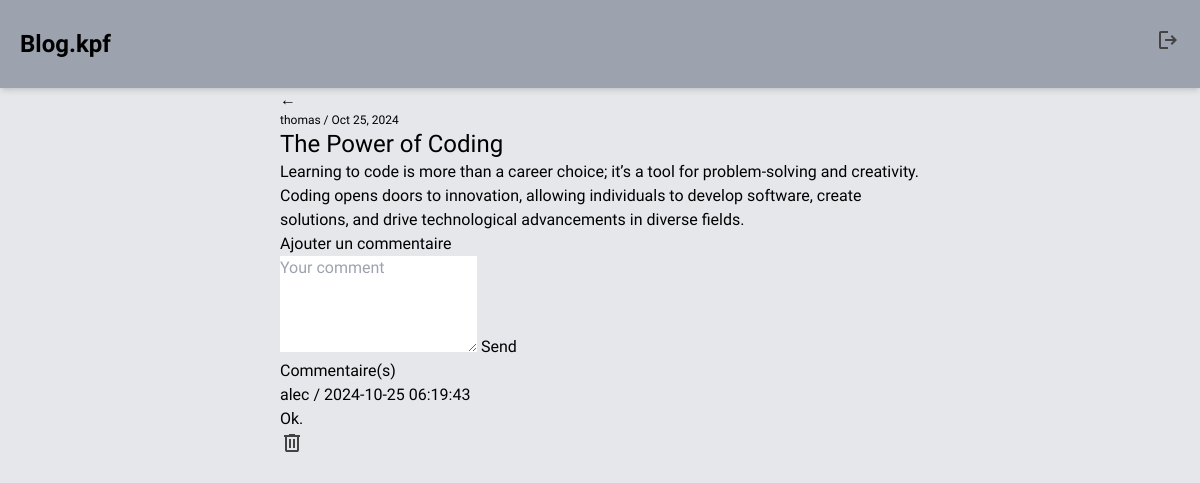
/article.php?id=31 (signed in), run on the app's committed database.
### tables this page shows
CREATE TABLE IF NOT EXISTS `article` (
  `id_article` int NOT NULL AUTO_INCREMENT,
  `titre` varchar(255) NOT NULL,
  `description` text NOT NULL,
  `date_article` timestamp NULL DEFAULT CURRENT_TIMESTAMP,
  `id_utilisateur` int DEFAULT NULL,
  PRIMARY KEY (`id_article`),
  KEY `id_utilisateur` (`id_utilisateur`)
);

CREATE TABLE IF NOT EXISTS `utilisateur` (
  `id_utilisateur` int NOT NULL AUTO_INCREMENT,
  `email` varchar(255) NOT NULL,
  `mdp` varchar(255) NOT NULL,
  `pseudo` varchar(100) NOT NULL,
  `admin` tinyint(1) DEFAULT '0',
  PRIMARY KEY (`id_utilisateur`),
  UNIQUE KEY `email` (`email`(191))
);

CREATE TABLE IF NOT EXISTS `commentaire` (
  `id_commentaire` int NOT NULL AUTO_INCREMENT,
  `contenu` text NOT NULL,
  `date` timestamp NULL DEFAULT CURRENT_TIMESTAMP,
  `id_article` int DEFAULT NULL,
  `pseudo` varchar(100) NOT NULL,
  `id_utilisateur` int DEFAULT NULL,
  PRIMARY KEY (`id_commentaire`),
  KEY `id_article` (`id_article`),
  KEY `id_utilisateur` (`id_utilisateur`)
);

### src/article.php (the view, shortened to what this page needs)
<?php
require_once('header.php');
$id = isset($_GET['id']) ? (int)$_GET['id'] : 0;
$stmt = $con->prepare("
        SELECT *, DATE_FORMAT(article.date_article, '%b %d, %Y') AS date_formatee
        FROM article
        LEFT JOIN utilisateur ON article.id_utilisateur = utilisateur.id_utilisateur
        LEFT JOIN reference ON article.id_article = reference.id_article
        LEFT JOIN categorie ON reference.id_categorie = categorie.id_categorie
        WHERE article.id_article = :id
;");
$stmt->bindValue(':id', $id, PDO::PARAM_INT);
$stmt->execute();
$article = $stmt->fetchAll(PDO::FETCH_ASSOC);
$stmtComments = $con->prepare("SELECT * FROM commentaire c
    JOIN utilisateur u ON c.id_utilisateur = u.id_utilisateur
    WHERE c.id_article = :id
    ORDER BY c.date DESC");
$stmtComments->bindValue(':id', $id, PDO::PARAM_INT);
$stmtComments->execute();
$comments = $stmtComments->fetchAll(PDO::FETCH_ASSOC);
?>
<!DOCTYPE html>
<html lang="">
<head>
    <link rel="stylesheet" href="style.css">
</head>
<body>
<main class="max-w-2xl m-auto px-4">
    <a href="home.php" class="return-button">
        <div class="circle">
            <span class="arrow">&larr;</span>
        </div>
    </a>
    <div>
        <div class="text-xs">
            <p><?php echo htmlspecialchars($article[0]['pseudo']); ?> / <?php echo htmlspecialchars($article[0]['date_formatee']);?></p>
        </div>
        <h1 class="text-2xl"><?php echo htmlspecialchars($article[0]['titre']); ?></h1>
        <p><?php echo nl2br(htmlspecialchars($article[0]['description'])); ?></p>
    </div>
    <div class="add-comment-block">
        <h3>Ajouter un commentaire</h3>
        <form method="POST">
            <textarea name="comment" rows="4" placeholder="Your comment"></textarea>
            <input type="submit" value="Send">
        </form>
    </div>
    <div class="comments-block">
        <h3>Commentaire(s)</h3>
        <?php foreach ($comments as $comment): ?>
            <div class="comment">
                <?php echo htmlspecialchars($comment['pseudo']); ?> / <?php echo htmlspecialchars($comment['date']); ?>
                <p><?php echo nl2br(htmlspecialchars($comment['contenu'])); ?></p>
                <?php
                    if(strtolower($comment['pseudo']) == strtolower($_SESSION["pseudo"])): ?>
                        <form method="post">
                            <button type="submit" name="delete-article"><img src="./images/icons/gi_delete.svg" alt="delete-icon"></button>
                        </form>
                <?php endif; ?>
            </div>
        <?php endforeach; ?>
    </div>
</main>
</body>
</html>

### data on the page
article: id_utilisateur.pseudo "thomas", titre "The Power of Coding", description "Learning to code is more than a career choice; it’s a tool for problem-solving and creativity. Coding opens doors to innovation, allowing individuals to develop software, create solutions, and drive technological advancements in diverse fields."
commentaire: id_utilisateur.pseudo "alec", date "2024-10-25 06:19:43", contenu "Ok."

### other printed values
$article[0]['date_formatee'] "Oct 25, 2024"
